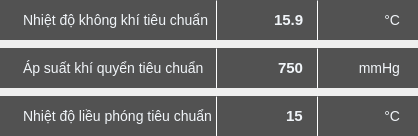
       <widget class="QWidget" name="standardValuesPanel" native="true">
        <layout class="QVBoxLayout" name="standardValuesPanelLayout">
         <property name="spacing">
          <number>8</number>
         </property>
         <property name="leftMargin">
          <number>0</number>
         </property>
         <property name="topMargin">
          <number>0</number>
         </property>
         <property name="rightMargin">
          <number>0</number>
         </property>
         <property name="bottomMargin">
          <number>0</number>
         </property>
         <item>
          <widget class="QWidget" name="stdAirTempContainer" native="true">
           <layout class="QVBoxLayout" name="stdAirTempLayout">
            <property name="spacing">
             <number>3</number>
            </property>
            <property name="leftMargin">
             <number>0</number>
            </property>
            <property name="topMargin">
             <number>0</number>
            </property>
            <property name="rightMargin">
             <number>0</number>
            </property>
            <property name="bottomMargin">
             <number>0</number>
            </property>
            <item>
             <widget class="QWidget" name="stdAirTempCapsule" native="true">
              <property name="minimumSize">
               <size>
                <width>0</width>
                <height>40</height>
               </size>
              </property>
              <property name="maximumSize">
               <size>
                <width>16777215</width>
                <height>40</height>
               </size>
              </property>
              <layout class="QHBoxLayout" name="stdAirTempCapsuleLayout">
               <property name="spacing">
                <number>0</number>
               </property>
               <property name="leftMargin">
                <number>0</number>
               </property>
               <property name="topMargin">
                <number>0</number>
               </property>
               <property name="rightMargin">
                <number>0</number>
               </property>
               <property name="bottomMargin">
                <number>0</number>
               </property>
               <item>
                <widget class="QLabel" name="stdAirTempLabel">
                 <property name="minimumSize">
                  <size>
                   <width>180</width>
                   <height>40</height>
                  </size>
                 </property>
                 <property name="maximumSize">
                  <size>
                   <width>16777215</width>
                   <height>40</height>
                  </size>
                 </property>
                 <property name="styleSheet">
                  <string notr="true">QLabel {
    background-color: #525252;
    color: #F1F5F9;
    font-size: 14px;
    font-family: 'Tahoma', Arial, sans-serif;
    padding-left: 20px;
    border-top-left-radius: 25px;
    border-bottom-left-radius: 25px;
}</string>
                 </property>
                 <property name="text">
                  <string>Nhiệt độ không khí tiêu chuẩn</string>
                 </property>
                 <property name="alignment">
                  <set>Qt::AlignLeading|Qt::AlignLeft|Qt::AlignVCenter</set>
                 </property>
                </widget>
               </item>
               <item>
                <widget class="Line" name="stdAirTempSep1">
                 <property name="minimumSize">
                  <size>
                   <width>1</width>
                   <height>0</height>
                  </size>
                 </property>
                 <property name="maximumSize">
                  <size>
                   <width>1</width>
                   <height>16777215</height>
                  </size>
                 </property>
                 <property name="styleSheet">
                  <string notr="true">background-color: #F1F5F9;</string>
                 </property>
                 <property name="orientation">
                  <enum>Qt::Vertical</enum>
                 </property>
                </widget>
               </item>
               <item>
                <widget class="QLineEdit" name="stdAirTempInput">
                 <property name="minimumSize">
                  <size>
                   <width>100</width>
                   <height>40</height>
                  </size>
                 </property>
                 <property name="maximumSize">
                  <size>
                   <width>100</width>
                   <height>40</height>
                  </size>
                 </property>
                 <property name="styleSheet">
                  <string notr="true">QLineEdit {
    background-color: #525252;
    color: #F1F5F9;
    border: none;
    font-size: 15px;
    font-weight: bold;
    font-family: 'Tahoma', Arial, sans-serif;
    padding-right: 10px;
}
QLineEdit:focus {
    background-color: #626262;
}
QLineEdit:disabled {
    background-color: #3a3a3a;
    color: #808080;
}</string>
                 </property>
                 <property name="text">
                  <string>15.9</string>
                 </property>
                 <property name="alignment">
                  <set>Qt::AlignRight|Qt::AlignTrailing|Qt::AlignVCenter</set>
                 </property>
                </widget>
               </item>
               <item>
                <widget class="Line" name="stdAirTempSep2">
                 <property name="minimumSize">
                  <size>
                   <width>1</width>
                   <height>0</height>
                  </size>
                 </property>
                 <property name="maximumSize">
                  <size>
                   <width>1</width>
                   <height>16777215</height>
                  </size>
                 </property>
                 <property name="styleSheet">
                  <string notr="true">background-color: #F1F5F9;</string>
                 </property>
                 <property name="orientation">
                  <enum>Qt::Vertical</enum>
                 </property>
                </widget>
               </item>
               <item>
                <widget class="QLabel" name="stdAirTempUnit">
                 <property name="minimumSize">
                  <size>
                   <width>100</width>
                   <height>40</height>
                  </size>
                 </property>
                 <property name="maximumSize">
                  <size>
                   <width>100</width>
                   <height>40</height>
                  </size>
                 </property>
                 <property name="styleSheet">
                  <string notr="true">QLabel {
    background-color: #525252;
    color: #F1F5F9;
    font-size: 14px;
    font-family: 'Tahoma', Arial, sans-serif;
    padding-right: 15px;
    border-top-right-radius: 25px;
    border-bottom-right-radius: 25px;
}</string>
                 </property>
                 <property name="text">
                  <string>°C</string>
                 </property>
                 <property name="alignment">
                  <set>Qt::AlignRight|Qt::AlignTrailing|Qt::AlignVCenter</set>
                 </property>
                </widget>
               </item>
              </layout>
             </widget>
            </item>
           </layout>
          </widget>
         </item>
         <item>
          <widget class="QWidget" name="stdPressureContainer" native="true">
           <layout class="QVBoxLayout" name="stdPressureLayout">
            <property name="spacing">
             <number>3</number>
            </property>
            <property name="leftMargin">
             <number>0</number>
            </property>
            <property name="topMargin">
             <number>0</number>
            </property>
            <property name="rightMargin">
             <number>0</number>
            </property>
            <property name="bottomMargin">
             <number>0</number>
            </property>
            <item>
             <widget class="QWidget" name="stdPressureCapsule" native="true">
              <property name="minimumSize">
               <size>
                <width>0</width>
                <height>40</height>
               </size>
              </property>
              <property name="maximumSize">
               <size>
                <width>16777215</width>
                <height>40</height>
               </size>
              </property>
              <layout class="QHBoxLayout" name="stdPressureCapsuleLayout">
               <property name="spacing">
                <number>0</number>
               </property>
               <property name="leftMargin">
                <number>0</number>
               </property>
               <property name="topMargin">
                <number>0</number>
               </property>
               <property name="rightMargin">
                <number>0</number>
               </property>
               <property name="bottomMargin">
                <number>0</number>
               </property>
               <item>
                <widget class="QLabel" name="stdPressureLabel">
                 <property name="minimumSize">
                  <size>
                   <width>180</width>
                   <height>40</height>
                  </size>
                 </property>
                 <property name="maximumSize">
                  <size>
                   <width>16777215</width>
                   <height>40</height>
                  </size>
                 </property>
                 <property name="styleSheet">
                  <string notr="true">QLabel {
    background-color: #525252;
    color: #F1F5F9;
    font-size: 14px;
    font-family: 'Tahoma', Arial, sans-serif;
    padding-left: 20px;
    border-top-left-radius: 25px;
    border-bottom-left-radius: 25px;
}</string>
                 </property>
                 <property name="text">
                  <string>Áp suất khí quyển tiêu chuẩn</string>
                 </property>
                 <property name="alignment">
                  <set>Qt::AlignLeading|Qt::AlignLeft|Qt::AlignVCenter</set>
                 </property>
                </widget>
               </item>
               <item>
                <widget class="Line" name="stdPressureSep1">
                 <property name="minimumSize">
                  <size>
                   <width>1</width>
                   <height>0</height>
                  </size>
                 </property>
                 <property name="maximumSize">
                  <size>
                   <width>1</width>
                   <height>16777215</height>
                  </size>
                 </property>
                 <property name="styleSheet">
                  <string notr="true">background-color: #F1F5F9;</string>
                 </property>
                 <property name="orientation">
                  <enum>Qt::Vertical</enum>
                 </property>
                </widget>
               </item>
               <item>
                <widget class="QLineEdit" name="stdPressureInput">
                 <property name="minimumSize">
                  <size>
                   <width>100</width>
                   <height>40</height>
                  </size>
                 </property>
                 <property name="maximumSize">
                  <size>
                   <width>100</width>
                   <height>40</height>
                  </size>
                 </property>
                 <property name="styleSheet">
                  <string notr="true">QLineEdit {
    background-color: #525252;
    color: #F1F5F9;
    border: none;
    font-size: 15px;
    font-weight: bold;
    font-family: 'Tahoma', Arial, sans-serif;
    padding-right: 10px;
}
QLineEdit:focus {
    background-color: #626262;
}
QLineEdit:disabled {
    background-color: #3a3a3a;
    color: #808080;
}</string>
                 </property>
                 <property name="text">
                  <string>750</string>
                 </property>
                 <property name="alignment">
                  <set>Qt::AlignRight|Qt::AlignTrailing|Qt::AlignVCenter</set>
                 </property>
                </widget>
               </item>
               <item>
                <widget class="Line" name="stdPressureSep2">
                 <property name="minimumSize">
                  <size>
                   <width>1</width>
                   <height>0</height>
                  </size>
                 </property>
                 <property name="maximumSize">
                  <size>
                   <width>1</width>
                   <height>16777215</height>
                  </size>
                 </property>
                 <property name="styleSheet">
                  <string notr="true">background-color: #F1F5F9;</string>
                 </property>
                 <property name="orientation">
                  <enum>Qt::Vertical</enum>
                 </property>
                </widget>
               </item>
               <item>
                <widget class="QLabel" name="stdPressureUnit">
                 <property name="minimumSize">
                  <size>
                   <width>100</width>
                   <height>40</height>
                  </size>
                 </property>
                 <property name="maximumSize">
                  <size>
                   <width>100</width>
                   <height>40</height>
                  </size>
                 </property>
                 <property name="styleSheet">
                  <string notr="true">QLabel {
    background-color: #525252;
    color: #F1F5F9;
    font-size: 14px;
    font-family: 'Tahoma', Arial, sans-serif;
    padding-right: 15px;
    border-top-right-radius: 25px;
    border-bottom-right-radius: 25px;
}</string>
                 </property>
                 <property name="text">
                  <string>mmHg</string>
                 </property>
                 <property name="alignment">
                  <set>Qt::AlignRight|Qt::AlignTrailing|Qt::AlignVCenter</set>
                 </property>
                </widget>
               </item>
              </layout>
             </widget>
            </item>
           </layout>
          </widget>
         </item>
         <item>
          <widget class="QWidget" name="stdChargeTempContainer" native="true">
           <layout class="QVBoxLayout" name="stdChargeTempLayout">
            <property name="spacing">
             <number>3</number>
            </property>
            <property name="leftMargin">
             <number>0</number>
            </property>
            <property name="topMargin">
             <number>0</number>
            </property>
            <property name="rightMargin">
             <number>0</number>
            </property>
            <property name="bottomMargin">
             <number>0</number>
            </property>
            <item>
             <widget class="QWidget" name="stdChargeTempCapsule" native="true">
              <property name="minimumSize">
               <size>
                <width>0</width>
                <height>40</height>
               </size>
              </property>
              <property name="maximumSize">
               <size>
                <width>16777215</width>
                <height>40</height>
               </size>
              </property>
              <layout class="QHBoxLayout" name="stdChargeTempCapsuleLayout">
               <property name="spacing">
                <number>0</number>
               </property>
               <property name="leftMargin">
                <number>0</number>
               </property>
               <property name="topMargin">
                <number>0</number>
               </property>
               <property name="rightMargin">
                <number>0</number>
               </property>
               <property name="bottomMargin">
                <number>0</number>
               </property>
               <item>
                <widget class="QLabel" name="stdChargeTempLabel">
                 <property name="minimumSize">
                  <size>
                   <width>180</width>
                   <height>40</height>
                  </size>
                 </property>
                 <property name="maximumSize">
                  <size>
                   <width>16777215</width>
                   <height>40</height>
                  </size>
                 </property>
                 <property name="styleSheet">
                  <string notr="true">QLabel {
    background-color: #525252;
    color: #F1F5F9;
    font-size: 14px;
    font-family: 'Tahoma', Arial, sans-serif;
    padding-left: 20px;
    border-top-left-radius: 25px;
    border-bottom-left-radius: 25px;
}</string>
                 </property>
                 <property name="text">
                  <string>Nhiệt độ liều phóng tiêu chuẩn</string>
                 </property>
                 <property name="alignment">
                  <set>Qt::AlignLeading|Qt::AlignLeft|Qt::AlignVCenter</set>
                 </property>
                </widget>
               </item>
               <item>
                <widget class="Line" name="stdChargeTempSep1">
                 <property name="minimumSize">
                  <size>
                   <width>1</width>
                   <height>0</height>
                  </size>
                 </property>
                 <property name="maximumSize">
                  <size>
                   <width>1</width>
                   <height>16777215</height>
                  </size>
                 </property>
                 <property name="styleSheet">
                  <string notr="true">background-color: #F1F5F9;</string>
                 </property>
                 <property name="orientation">
                  <enum>Qt::Vertical</enum>
                 </property>
                </widget>
               </item>
               <item>
                <widget class="QLineEdit" name="stdChargeTempInput">
                 <property name="minimumSize">
                  <size>
                   <width>100</width>
                   <height>40</height>
                  </size>
                 </property>
                 <property name="maximumSize">
                  <size>
                   <width>100</width>
                   <height>40</height>
                  </size>
                 </property>
                 <property name="styleSheet">
                  <string notr="true">QLineEdit {
    background-color: #525252;
    color: #F1F5F9;
    border: none;
    font-size: 15px;
    font-weight: bold;
    font-family: 'Tahoma', Arial, sans-serif;
    padding-right: 10px;
}
QLineEdit:focus {
    background-color: #626262;
}
QLineEdit:disabled {
    background-color: #3a3a3a;
    color: #808080;
}</string>
                 </property>
                 <property name="text">
                  <string>15</string>
                 </property>
                 <property name="alignment">
                  <set>Qt::AlignRight|Qt::AlignTrailing|Qt::AlignVCenter</set>
                 </property>
                </widget>
               </item>
               <item>
                <widget class="Line" name="stdChargeTempSep2">
                 <property name="minimumSize">
                  <size>
                   <width>1</width>
                   <height>0</height>
                  </size>
                 </property>
                 <property name="maximumSize">
                  <size>
                   <width>1</width>
                   <height>16777215</height>
                  </size>
                 </property>
                 <property name="styleSheet">
                  <string notr="true">background-color: #F1F5F9;</string>
                 </property>
                 <property name="orientation">
                  <enum>Qt::Vertical</enum>
                 </property>
                </widget>
               </item>
               <item>
                <widget class="QLabel" name="stdChargeTempUnit">
                 <property name="minimumSize">
                  <size>
                   <width>100</width>
                   <height>40</height>
                  </size>
                 </property>
                 <property name="maximumSize">
                  <size>
                   <width>100</width>
                   <height>40</height>
                  </size>
                 </property>
                 <property name="styleSheet">
                  <string notr="true">QLabel {
    background-color: #525252;
    color: #F1F5F9;
    font-size: 14px;
    font-family: 'Tahoma', Arial, sans-serif;
    padding-right: 15px;
    border-top-right-radius: 25px;
    border-bottom-right-radius: 25px;
}</string>
                 </property>
                 <property name="text">
                  <string>°C</string>
                 </property>
                 <property name="alignment">
                  <set>Qt::AlignRight|Qt::AlignTrailing|Qt::AlignVCenter</set>
                 </property>
                </widget>
               </item>
              </layout>
             </widget>
            </item>
           </layout>
          </widget>
         </item>
        </layout>
       </widget>
